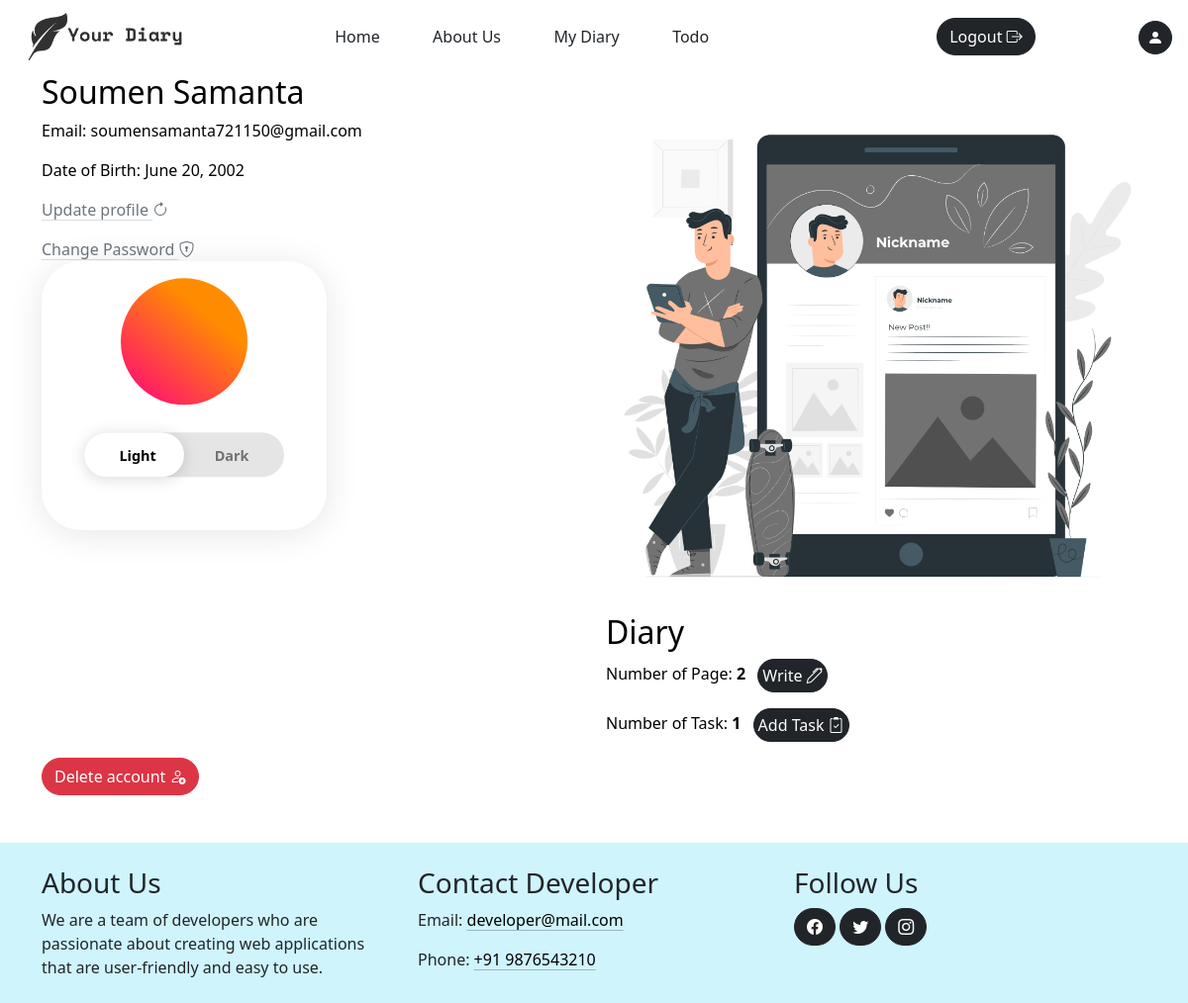
Screenshot of /profile/ (signed in) with the database file from the repository.
### diary/models.py (models this page shows, shortened)
class User(AbstractBaseUser):
    email = models.EmailField(
        verbose_name="email address",
        max_length=255,
        unique=True,
    )
    first_name = models.CharField(max_length=30)
    last_name = models.CharField(max_length=30)
    date_of_birth = models.DateField()
    is_active = models.BooleanField(default=True)
    is_admin = models.BooleanField(default=False)
    objects = MyUserManager()
    USERNAME_FIELD = "email"
    REQUIRED_FIELDS = ["first_name", "last_name", "date_of_birth"]

### diary/views.py (the view)
# urls.py: path('profile/', views.profile, name="profile"),
@login_required(login_url="login")
def profile(request):
	context = {}
	pages = Page.objects.filter(user=request.user).count()
	todos = Todo.objects.filter(user=request.user).count()
	context["pages"] = pages
	context["todos"] = todos
	return render(request, "profile.html", context)

### diary/context_processors.py (called while the page is built)
def site(request):
	site = Site.objects.first()  # replace this with your actual query
	return {'site': site}

### diary/templates/profile.html (shortened to what this page needs)
{% extends "base.html" %}
{% load static %}
{% block css %}
	<link rel="stylesheet" href="{% static "css/profile.css" %}">
{% endblock css %}
{% block body %}
	<div class="container">
		<div class="row">
			<div class="col-md-6">
				<div class="profile-card">
					<div class="profile-info">
						<h2>{{request.user.first_name}} {{request.user.last_name}}</h2>
						<p>Email: {{request.user.email}}</p>
						<p>Date of Birth: {{request.user.date_of_birth}}</p>
					</div>
					<div class="functionalities">
						<a href="{% url "updateProfile" %}" class="link-secondary link-offset-2 link-underline-opacity-25 link-underline-opacity-100-hover">Update profile <i class="bi bi-arrow-clockwise"></i></a>
						<a href="{% url "password_change" %}" class="link-secondary link-offset-2 link-underline-opacity-25 link-underline-opacity-100-hover">Change Password <i class="bi bi-shield-lock"></i></a>
					</div>
				</div>
				<div class="theme-section" >
					<div class="app">
						<div class="body">
							<div class="phone">
								<div class="content">
									<div class="circle">
									</div>
									<label for="theme-switch">
										<div class="toggle"></div>
										<div class="names">
											<p class="light">Light</p>
											<p class="dark">Dark</p>
										</div>
									</label>
								</div>
							</div>
						</div>
					</div>
				</div>
			</div>
			<div class="col-md-6">
				<div class="profile-card">
					<div class="profile-image">
						<img src="{% static "media/profile.png" %}" alt="" srcset="" class='img-fluid' />
					</div>
					<div class="profile-info">
						<h2>Diary</h2>
						<p>Number of Page: <strong>{{pages}}</strong>
							<a href="{% url "writePage" %}" class="btn  p-1 mx-2 {% if request.user.theme.theme == 'dark' %} btn-secondary {% else %} btn-dark {% endif %}">Write <i class="bi bi-pen"></i></a>
						</p>
						<p>Number of Task: <strong>{{todos}}</strong>
							<a href="{% url "todo" %}" class="btn  p-1 mx-2 {% if request.user.theme.theme == 'dark' %} btn-secondary {% else %} btn-dark {% endif %}">Add Task <i class="bi bi-clipboard2-check"></i></a>
						</p>
					</div>
				</div>
			</div>
		</div>
		<button class="btn btn-danger" id="delete-account">Delete account <i class="bi bi-person-x"></i></button>
	</div>
	{% include "sections/footer.html" %}
{% endblock body %}

### static/css/style.css (style rules this page uses)
.btn { border-radius: 30px !important; }
.light-theme { background-color: white; color: black; }
button { cursor: pointer; }

### static/css/profile.css (style rules this page uses)
.functionalities { display: flex; flex-direction: column; row-gap: 1rem; }
.theme-section { width: fit-content; }
.phone { position: relative; z-index: 2; width: 18rem; height: 17rem; background-color: inherit; -webkit-box-shadow: 0 4px 35px rgba(0,0,0,.1); box-shadow: 0 4px 35px rgba(0,0,0,.1); border-radius: 40px; display: -webkit-box; display: -ms-flexbox; display: flex; -webkit-box-orient: vertical; -webkit-box-direction: normal; -ms-flex-direction: column; flex-direction: column; }
.content { display: -webkit-box; display: -ms-flexbox; display: flex; -webkit-box-orient: vertical; -webkit-box-direction: normal; -ms-flex-direction: column; flex-direction: column; margin: auto; text-align: center; width: 70%; -webkit-transform: translateY(5%); -ms-transform: translateY(5%); transform: translateY(5%); }
.circle { position: relative; border-radius: 100%; width: 8rem; height: 8rem; background: linear-gradient(40deg, #FF0080,#FF8C00 70%); margin: auto; }
label, .toggle { height: 2.8rem; border-radius: 100px; }
label { width: 100%; background-color: rgba(0,0,0,.1); border-radius: 100px; position: relative; margin: 1.8rem 0 4rem 0; cursor: pointer; }
.toggle { position: absolute; width: 50%; background-color: #fff; -webkit-box-shadow: 0 2px 15px rgba(0,0,0,.15); box-shadow: 0 2px 15px rgba(0,0,0,.15); -webkit-transition: -webkit-transform .3s cubic-bezier(0.25, 0.46, 0.45, 0.94); transition: -webkit-transform .3s cubic-bezier(0.25, 0.46, 0.45, 0.94); transition: transform .3s cubic-bezier(0.25, 0.46, 0.45, 0.94); transition: transform .3s cubic-bezier(0.25, 0.46, 0.45, 0.94), -webkit-transform .3s cubic-bezier(0.25, 0.46, 0.45, 0.94); }
.names { font-size: 90%; font-weight: bolder; color: black; width: 65%; margin-left: 17.5%; margin-top: 6.5%; position: absolute; display: -webkit-box; display: -ms-flexbox; display: flex; -webkit-box-pack: justify; -ms-flex-pack: justify; justify-content: space-between; -webkit-user-select: none; -moz-user-select: none; -ms-user-select: none; user-select: none; }
.dark { opacity: .5; }

### rows the page displays
User: user.first_name "Soumen", user.last_name "Samanta", user.email "soumensamanta721150@gmail.com", user.date_of_birth "June 20, 2002"

### other values shown
{{ pages }} "2"
{{ todos }} "1"
